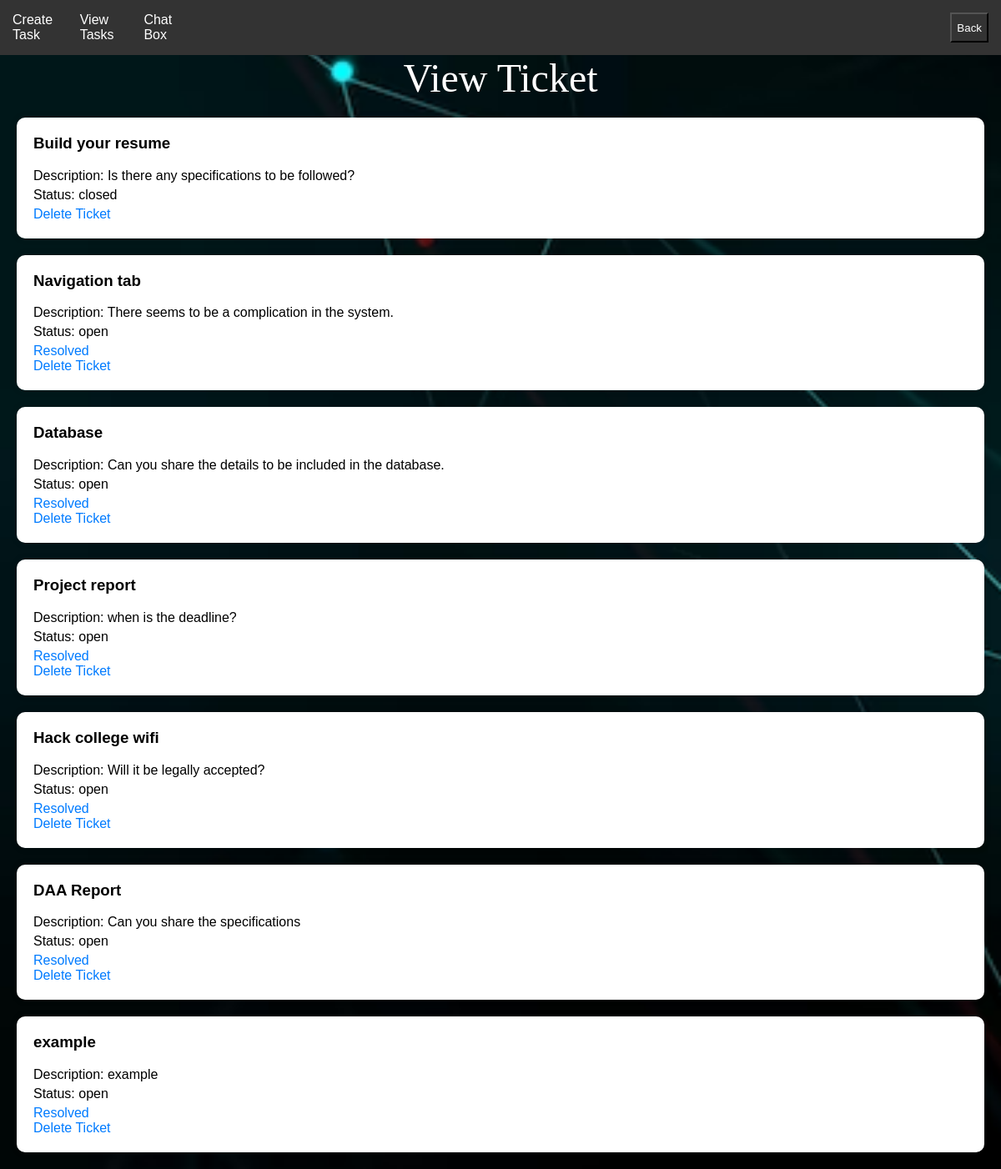
Screenshot of /admin/ticket.php with the database file from the repository.
### tables this page shows
CREATE TABLE `tickets` (
  `title` varchar(100) NOT NULL,
  `description` varchar(200) NOT NULL,
  `status` varchar(100) NOT NULL,
  `ticket_id` int(11) NOT NULL,
  `username` varchar(50) NOT NULL
);

### admin/ticket.php (the view, shortened to what this page needs)
<!DOCTYPE html>
<html>
<head>
</head>
<body>
<div class="topnav">
<a href="index.php?varname=<?php echo $_GET['varname'] ?>">Create Task</a>
<a href="viewtask.php?varname=<?php echo $_GET['varname'] ?>">View Tasks</a>
<a href="../chat.php?varname=<?php echo $_GET['varname'] ?>">Chat Box</a>
    <button id="backButton" class="back">Back</button>
</div>
<div class="head">
<font face="Harlow Solid Italic" size="8px" color="white"> View Ticket</font>
    </div>
    <?php
    $conn = mysqli_connect("localhost", "root", "", "miniproject");
    $username = $_GET['varname'];
    $sql = "SELECT * FROM tickets";
    $result = mysqli_query($conn, $sql);
    if (mysqli_num_rows($result) > 0) {
        while ($row = mysqli_fetch_assoc($result)) {
            echo '<div class="ticket">';
            echo '<h3>' . $row['title'] . '</h3>';
            echo '<p>Description: ' . $row['description'] . '</p>';
            echo '<p>Status: ' . $row['status'] . '</p>';
            if($row['status']=="open"){
            echo '<a href="?varname=' . $username . '&resolve_ticket_id=' . $row['ticket_id'] . '">Resolved</a>';
            echo '<br>';
            }
            echo '<a href="?varname=' . $username . '&delete_ticket_id=' . $row['ticket_id'] . '">Delete Ticket</a>';
            echo '</div>';
        }
    } else {
        echo "<p>No tickets found.</p>";
    }
    ?>
</body>
</html>

### admin/ticket.php (style rules this page uses)
body { margin: 0; padding: 0; font-family: Arial, sans-serif; background-image: url('../hehe.png'); background-size: cover; background-repeat: no-repeat; background-attachment: fixed; }
.topnav { background-color: #333; overflow: hidden; color: white; padding: 15px; display: flex; }
.topnav a { color: white; text-decoration: none; margin-right: 20px; }
.ticket { background-color: #fff; box-shadow: 0px 0px 10px rgba(0, 0, 0, 0.1); border-radius: 10px; padding: 20px; margin: 20px; }
.ticket h3 { margin-top: 0; }
.ticket p { margin: 5px 0; }
.ticket a { text-decoration: none; color: #007bff; margin-right: 10px; }
.back { background-color: transparent; color: #fff; margin-left:75vw; }
.head { text-align: center; }

### rows the page displays
tickets: title "Build your resume", description "Is there any specifications to be followed?", status "closed"
tickets: title "Navigation tab", description "There seems to be a complication in the system.", status "open"
tickets: title "Database", description "Can you share the details to be included in the database.", status "open"
tickets: title "Project report", description "when is the deadline?", status "open"
tickets: title "Hack college wifi", description "Will it be legally accepted?", status "open"
tickets: title "DAA Report", description "Can you share the specifications", status "open"
tickets: title "example", description "example", status "open"
